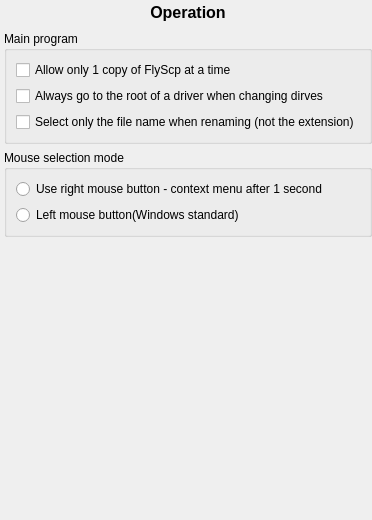
       <widget class="QWidget" name="operationPage">
        <layout class="QVBoxLayout" name="verticalLayout_21">
         <property name="leftMargin">
          <number>4</number>
         </property>
         <property name="topMargin">
          <number>0</number>
         </property>
         <property name="rightMargin">
          <number>0</number>
         </property>
         <property name="bottomMargin">
          <number>0</number>
         </property>
         <item>
          <widget class="QLabel" name="labelOperation">
           <property name="minimumSize">
            <size>
             <width>0</width>
             <height>25</height>
            </size>
           </property>
           <property name="font">
            <font>
             <pointsize>12</pointsize>
             <weight>75</weight>
             <bold>true</bold>
            </font>
           </property>
           <property name="text">
            <string>Operation</string>
           </property>
           <property name="alignment">
            <set>Qt::AlignCenter</set>
           </property>
          </widget>
         </item>
         <item>
          <widget class="QGroupBox" name="groupBox_15">
           <property name="title">
            <string>Main program</string>
           </property>
           <layout class="QVBoxLayout" name="verticalLayout_17">
            <item>
             <widget class="QCheckBox" name="cbOnlyOneMainProgramRun">
              <property name="text">
               <string>Allow only 1 copy of FlyScp at a time</string>
              </property>
             </widget>
            </item>
            <item>
             <widget class="QCheckBox" name="cbGoToRootWhenChangeDrive">
              <property name="text">
               <string>Always go to the root of a driver when changing dirves</string>
              </property>
             </widget>
            </item>
            <item>
             <widget class="QCheckBox" name="cbSelectFileNameWhenRenaming">
              <property name="text">
               <string>Select only the file name when renaming (not the extension)</string>
              </property>
             </widget>
            </item>
           </layout>
          </widget>
         </item>
         <item>
          <widget class="QGroupBox" name="groupBox_16">
           <property name="title">
            <string>Mouse selection mode</string>
           </property>
           <layout class="QVBoxLayout" name="verticalLayout_20">
            <item>
             <widget class="QRadioButton" name="rbRightButtonSelect">
              <property name="text">
               <string>Use right mouse button - context menu after 1 second</string>
              </property>
             </widget>
            </item>
            <item>
             <widget class="QRadioButton" name="rbLeftButtonSelect">
              <property name="text">
               <string>Left mouse button(Windows standard)</string>
              </property>
             </widget>
            </item>
           </layout>
          </widget>
         </item>
         <item>
          <spacer name="verticalSpacer_9">
           <property name="orientation">
            <enum>Qt::Vertical</enum>
           </property>
           <property name="sizeHint" stdset="0">
            <size>
             <width>20</width>
             <height>283</height>
            </size>
           </property>
          </spacer>
         </item>
        </layout>
       </widget>
